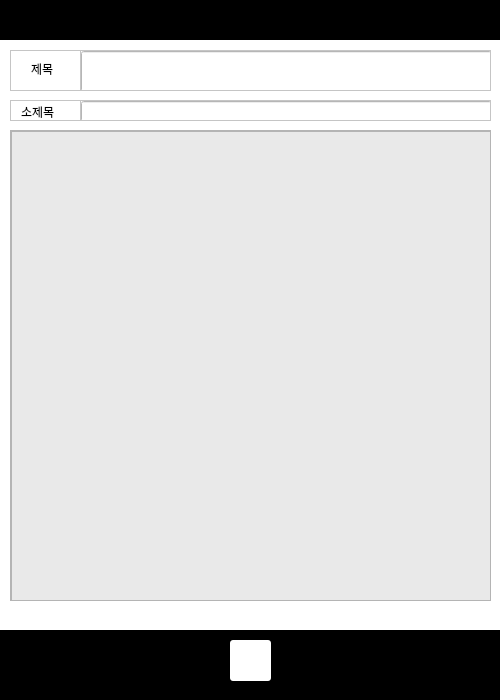
<?xml version="1.0" encoding="UTF-8"?>
<ui version="4.0">
 <class>MainWindow</class>
 <widget class="QMainWindow" name="MainWindow">
  <property name="geometry">
   <rect>
    <x>0</x>
    <y>0</y>
    <width>500</width>
    <height>700</height>
   </rect>
  </property>
  <property name="windowTitle">
   <string>입어바라</string>
  </property>
  <property name="styleSheet">
   <string notr="true">background-color: white;</string>
  </property>
  <widget class="QWidget" name="centralwidget">
   <widget class="QFrame" name="frame">
    <property name="geometry">
     <rect>
      <x>0</x>
      <y>0</y>
      <width>500</width>
      <height>40</height>
     </rect>
    </property>
    <property name="styleSheet">
     <string notr="true">background-color: black;</string>
    </property>
    <property name="frameShape">
     <enum>QFrame::StyledPanel</enum>
    </property>
    <property name="frameShadow">
     <enum>QFrame::Raised</enum>
    </property>
   </widget>
   <widget class="QFrame" name="frame_2">
    <property name="geometry">
     <rect>
      <x>0</x>
      <y>630</y>
      <width>500</width>
      <height>70</height>
     </rect>
    </property>
    <property name="styleSheet">
     <string notr="true">background-color: black;</string>
    </property>
    <property name="frameShape">
     <enum>QFrame::StyledPanel</enum>
    </property>
    <property name="frameShadow">
     <enum>QFrame::Raised</enum>
    </property>
   </widget>
   <widget class="QScrollArea" name="scrollArea_2">
    <property name="geometry">
     <rect>
      <x>80</x>
      <y>50</y>
      <width>411</width>
      <height>41</height>
     </rect>
    </property>
    <property name="widgetResizable">
     <bool>true</bool>
    </property>
    <widget class="QWidget" name="scrollAreaWidgetContents_3">
     <property name="geometry">
      <rect>
       <x>0</x>
       <y>0</y>
       <width>409</width>
       <height>39</height>
      </rect>
     </property>
     <widget class="QLineEdit" name="title">
      <property name="geometry">
       <rect>
        <x>0</x>
        <y>0</y>
        <width>411</width>
        <height>41</height>
       </rect>
      </property>
     </widget>
    </widget>
   </widget>
   <widget class="QScrollArea" name="scrollArea_3">
    <property name="geometry">
     <rect>
      <x>10</x>
      <y>50</y>
      <width>71</width>
      <height>41</height>
     </rect>
    </property>
    <property name="widgetResizable">
     <bool>true</bool>
    </property>
    <widget class="QWidget" name="scrollAreaWidgetContents_4">
     <property name="geometry">
      <rect>
       <x>0</x>
       <y>0</y>
       <width>69</width>
       <height>39</height>
      </rect>
     </property>
     <widget class="QLabel" name="label_levels_2">
      <property name="geometry">
       <rect>
        <x>20</x>
        <y>10</y>
        <width>31</width>
        <height>16</height>
       </rect>
      </property>
      <property name="styleSheet">
       <string notr="true">color: rgb(0, 0, 0);
font: 87 9pt &quot;Arial Black&quot;;</string>
      </property>
      <property name="frameShadow">
       <enum>QFrame::Plain</enum>
      </property>
      <property name="text">
       <string>제목</string>
      </property>
      <property name="scaledContents">
       <bool>false</bool>
      </property>
     </widget>
    </widget>
   </widget>
   <widget class="QScrollArea" name="scrollArea_5">
    <property name="geometry">
     <rect>
      <x>10</x>
      <y>100</y>
      <width>71</width>
      <height>21</height>
     </rect>
    </property>
    <property name="widgetResizable">
     <bool>true</bool>
    </property>
    <widget class="QWidget" name="scrollAreaWidgetContents_7">
     <property name="geometry">
      <rect>
       <x>0</x>
       <y>0</y>
       <width>69</width>
       <height>19</height>
      </rect>
     </property>
     <widget class="QLabel" name="label_levels_5">
      <property name="geometry">
       <rect>
        <x>10</x>
        <y>0</y>
        <width>51</width>
        <height>21</height>
       </rect>
      </property>
      <property name="styleSheet">
       <string notr="true">color: rgb(0, 0, 0);
font: 87 9pt &quot;Arial Black&quot;;</string>
      </property>
      <property name="frameShadow">
       <enum>QFrame::Plain</enum>
      </property>
      <property name="text">
       <string>소제목</string>
      </property>
      <property name="scaledContents">
       <bool>false</bool>
      </property>
     </widget>
    </widget>
   </widget>
   <widget class="QScrollArea" name="scrollArea_4">
    <property name="geometry">
     <rect>
      <x>80</x>
      <y>100</y>
      <width>411</width>
      <height>21</height>
     </rect>
    </property>
    <property name="widgetResizable">
     <bool>true</bool>
    </property>
    <widget class="QWidget" name="scrollAreaWidgetContents_6">
     <property name="geometry">
      <rect>
       <x>0</x>
       <y>0</y>
       <width>409</width>
       <height>19</height>
      </rect>
     </property>
     <widget class="QLineEdit" name="subTitle">
      <property name="geometry">
       <rect>
        <x>0</x>
        <y>0</y>
        <width>411</width>
        <height>21</height>
       </rect>
      </property>
     </widget>
    </widget>
   </widget>
   <widget class="QScrollArea" name="scrollArea_6">
    <property name="geometry">
     <rect>
      <x>10</x>
      <y>130</y>
      <width>481</width>
      <height>471</height>
     </rect>
    </property>
    <property name="styleSheet">
     <string notr="true">background-color: rgb(233, 233, 233);</string>
    </property>
    <property name="widgetResizable">
     <bool>true</bool>
    </property>
    <widget class="QWidget" name="scrollAreaWidgetContents_9">
     <property name="geometry">
      <rect>
       <x>0</x>
       <y>0</y>
       <width>479</width>
       <height>469</height>
      </rect>
     </property>
     <widget class="QTextEdit" name="desc">
      <property name="geometry">
       <rect>
        <x>0</x>
        <y>0</y>
        <width>481</width>
        <height>471</height>
       </rect>
      </property>
     </widget>
    </widget>
   </widget>
   <widget class="QPushButton" name="homeButton">
    <property name="geometry">
     <rect>
      <x>230</x>
      <y>640</y>
      <width>41</width>
      <height>41</height>
     </rect>
    </property>
    <property name="styleSheet">
     <string notr="true">QPushButton{
	color: white;
	background-color: rgb(255, 255, 255);
	border-radius: 3px;
}</string>
    </property>
    <property name="text">
     <string/>
    </property>
    <property name="icon">
     <iconset>
      <normaloff>icon/home.png</normaloff>icon/home.png</iconset>
    </property>
    <property name="iconSize">
     <size>
      <width>25</width>
      <height>25</height>
     </size>
    </property>
   </widget>
  </widget>
 </widget>
 <resources/>
 <connections/>
</ui>
